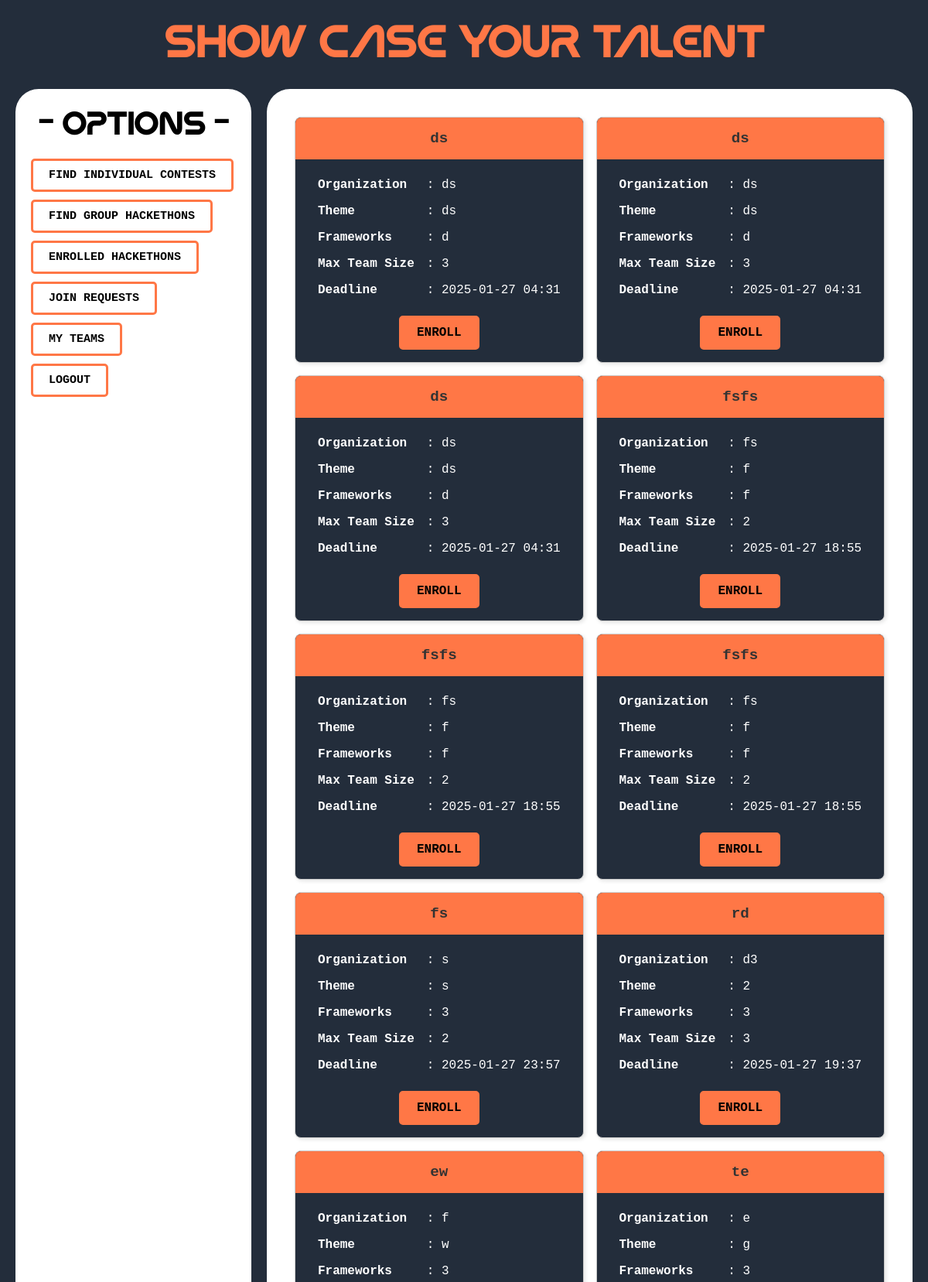
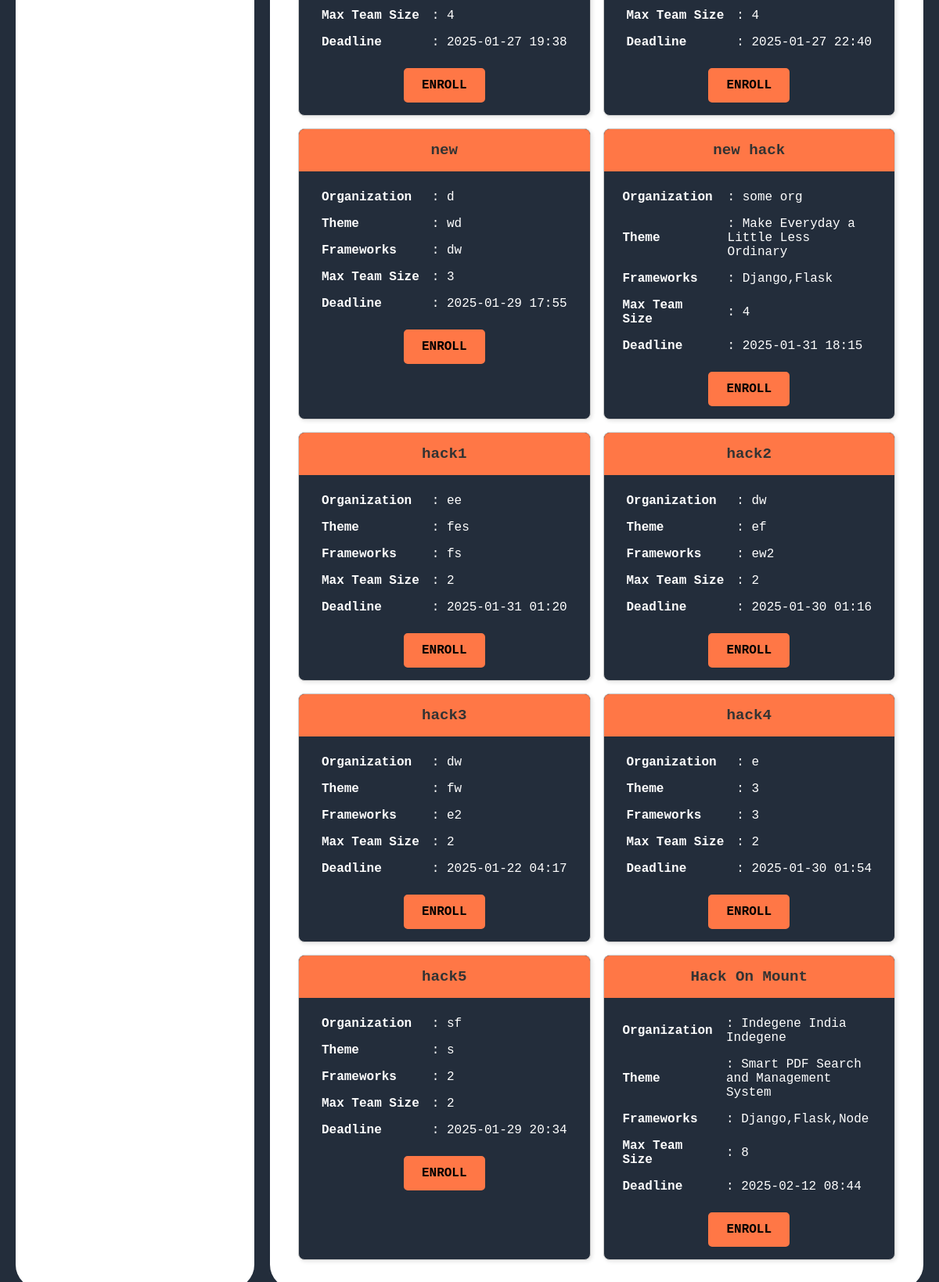
Screenshot of /competitor/find_group_events/ with the database file from the repository (2 pictures, top to bottom).
### host/models.py (models this page shows)
class GroupEvent(models.Model):
    hackathon_name = models.CharField(max_length=200)
    organization = models.CharField(max_length=200)
    theme = models.CharField(max_length=200)
    frameworks = models.CharField(max_length=300)
    max_team_size = models.IntegerField()
    last_submission_datetime = models.DateTimeField()
    evaluation_criteria = models.TextField()
    created_by = models.ForeignKey(settings.AUTH_USER_MODEL, on_delete=models.CASCADE, related_name="group_events")

### competitor/views.py (the view)
# urls.py: path('find_group_events/',views.find_group_events,name='find_group_events'),
def find_group_events(request):
    group_events = GroupEvent.objects.all()
    return render(request,'competitor/find_group_events.html',{"group_events":group_events})

### templates/competitor/find_group_events.html
{% extends "competitor/competitor_dashboard.html" %}
{% block right_div %}
{% if group_events %}
                <div class="cards-container" style="display: grid; grid-template-columns: repeat(2, 1fr); gap: 16px;">
                    {% for event in group_events %}
                        <div class="card" >
                            <div class="hackathon_name">
                                {{ event.hackathon_name }}
                            </div>
                            <div style="padding: 16px; text-align: center;">
                                <table style="margin: 0 auto; text-align: left; border-collapse: collapse;color:white;">
                                    <tr>
                                        <td style="padding: 8px;"><strong>Organization</strong></td>
                                        <td style="padding: 8px;">: {{ event.organization }}</td>
                                    </tr>
                                    <tr>
                                        <td style="padding: 8px;"><strong>Theme</strong></td>
                                        <td style="padding: 8px;">: {{ event.theme }}</td>
                                    </tr>
                                    <tr>
                                        <td style="padding: 8px;"><strong>Frameworks</strong></td>
                                        <td style="padding: 8px;">: {{ event.frameworks }}</td>
                                    </tr>
                                    <tr>
                                        <td style="padding: 8px;"><strong>Max Team Size</strong></td>
                                        <td style="padding: 8px;">: {{ event.max_team_size }}</td>
                                    </tr>
                                    <tr>
                                        <td style="padding: 8px;"><strong>Deadline</strong></td>
                                        <td style="padding: 8px;">: {{ event.last_submission_datetime|date:"Y-m-d H:i" }}</td>
                                    </tr>
                                </table>
                                <div style="text-align: center; margin-top: 16px;">
                                    <a href="{% url 'competitor:enroll_in_event' event.id %}" class="btn-like">
                                        ENROLL
                                    </a>
                                </div>
                            </div>
                        </div>
                    {% endfor %}
                </div>
            {% else %}
                <p>No group events found. <a href="{% url 'host:create_group_event' %}">Create your first event!</a></p>
            {% endif %}
{% endblock right_div %}

### rows the page displays
GroupEvent: hackathon_name "ds", organization "ds", theme "ds", frameworks "d", max_team_size "3", last_submission_datetime "2025-01-27 04:31"
GroupEvent: hackathon_name "ds", organization "ds", theme "ds", frameworks "d", max_team_size "3", last_submission_datetime "2025-01-27 04:31"
GroupEvent: hackathon_name "ds", organization "ds", theme "ds", frameworks "d", max_team_size "3", last_submission_datetime "2025-01-27 04:31"
GroupEvent: hackathon_name "fsfs", organization "fs", theme "f", frameworks "f", max_team_size "2", last_submission_datetime "2025-01-27 18:55"
GroupEvent: hackathon_name "fsfs", organization "fs", theme "f", frameworks "f", max_team_size "2", last_submission_datetime "2025-01-27 18:55"
GroupEvent: hackathon_name "fsfs", organization "fs", theme "f", frameworks "f", max_team_size "2", last_submission_datetime "2025-01-27 18:55"
GroupEvent: hackathon_name "fs", organization "s", theme "s", frameworks "3", max_team_size "2", last_submission_datetime "2025-01-27 23:57"
GroupEvent: hackathon_name "rd", organization "d3", theme "2", frameworks "3", max_team_size "3", last_submission_datetime "2025-01-27 19:37"
GroupEvent: hackathon_name "ew", organization "f", theme "w", frameworks "3", max_team_size "4", last_submission_datetime "2025-01-27 19:38"
GroupEvent: hackathon_name "te", organization "e", theme "g", frameworks "3", max_team_size "4", last_submission_datetime "2025-01-27 22:40"
GroupEvent: hackathon_name "new", organization "d", theme "wd", frameworks "dw", max_team_size "3", last_submission_datetime "2025-01-29 17:55"
GroupEvent: hackathon_name "new hack", organization "some org", theme "Make Everyday a Little Less Ordinary", frameworks "Django,Flask", max_team_size "4", last_submission_datetime "2025-01-31 18:15"
GroupEvent: hackathon_name "hack1", organization "ee", theme "fes", frameworks "fs", max_team_size "2", last_submission_datetime "2025-01-31 01:20"
GroupEvent: hackathon_name "hack2", organization "dw", theme "ef", frameworks "ew2", max_team_size "2", last_submission_datetime "2025-01-30 01:16"
GroupEvent: hackathon_name "hack3", organization "dw", theme "fw", frameworks "e2", max_team_size "2", last_submission_datetime "2025-01-22 04:17"
GroupEvent: hackathon_name "hack4", organization "e", theme "3", frameworks "3", max_team_size "2", last_submission_datetime "2025-01-30 01:54"
GroupEvent: hackathon_name "hack5", organization "sf", theme "s", frameworks "2", max_team_size "2", last_submission_datetime "2025-01-29 20:34"
GroupEvent: hackathon_name "Hack On Mount", organization "Indegene India Indegene", theme "Smart PDF Search and Management System", frameworks "Django,Flask,Node", max_team_size "8", last_submission_datetime "2025-02-12 08:44"
